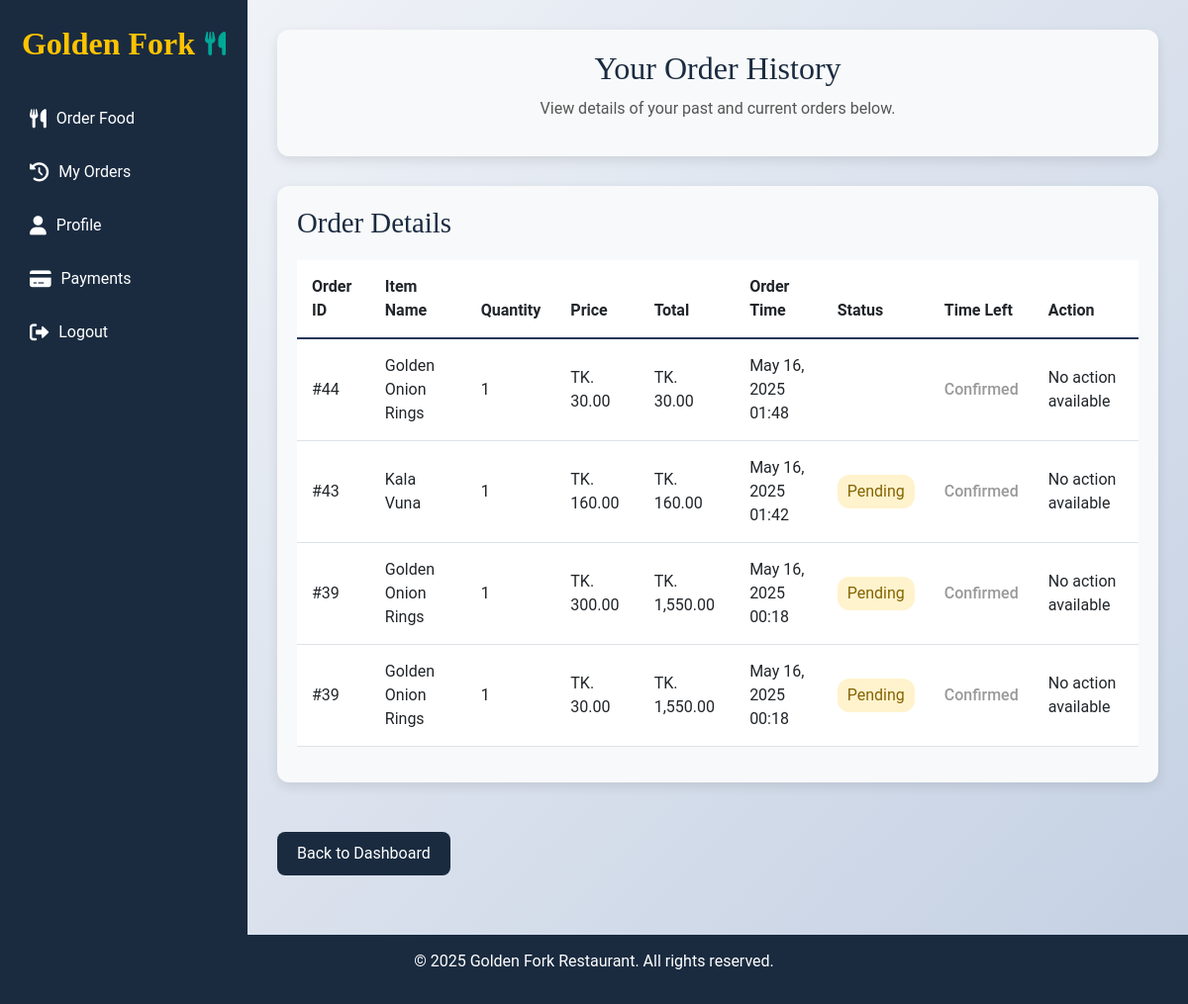
The page /my_orders.php (signed in) on the database its author committed.
### tables this page shows
CREATE TABLE `order_details` (
  `order_id` int(11) NOT NULL,
  `item_id` int(11) NOT NULL,
  `quantity` int(11) NOT NULL,
  `price` decimal(10,2) NOT NULL
);

CREATE TABLE `orders` (
  `order_id` int(11) NOT NULL,
  `user_name` varchar(255) NOT NULL,
  `user_id` int(11) NOT NULL,
  `total_amount` decimal(10,2) NOT NULL,
  `order_date` timestamp NOT NULL DEFAULT current_timestamp(),
  `status` enum('Pending','Confirmed','Delivered','Cancelled') DEFAULT 'Pending'
);

CREATE TABLE `menu` (
  `item_id` int(11) NOT NULL,
  `name` varchar(100) NOT NULL,
  `description` text DEFAULT NULL,
  `price` decimal(10,2) NOT NULL,
  `stock` int(11) NOT NULL,
  `created_at` timestamp NOT NULL DEFAULT current_timestamp(),
  `image` varchar(255) DEFAULT NULL,
  `category` varchar(255) DEFAULT NULL
);

### my_orders.php (the view, shortened to what this page needs)
<?php
include 'db_connect.php';
$user_id = $_SESSION['user_id'];
$query = "
    SELECT orders.order_id, orders.total_amount, orders.order_date, orders.status,
           order_details.item_id, order_details.quantity, order_details.price,
           menu.name AS item_name
    FROM orders
    JOIN order_details ON orders.order_id = order_details.order_id
    JOIN menu ON order_details.item_id = menu.item_id
    WHERE orders.user_id = ?
    ORDER BY orders.order_date DESC
";
$stmt = $conn->prepare($query);
$stmt->bind_param("i", $user_id);
$stmt->execute();
$result = $stmt->get_result();
?>
<!DOCTYPE html>
<html lang="en">
<head>
    <link href="https://cdn.jsdelivr.net/npm/bootstrap@5.3.0/dist/css/bootstrap.min.css" rel="stylesheet">
    <link rel="stylesheet" href="https://cdnjs.cloudflare.com/ajax/libs/font-awesome/6.0.0/css/all.min.css">
</head>
<body>
    <div class="wrapper">
        <div class="sidebar">
            <div class="logo-section">
                <div class="logo-text">Golden Fork <i class="fas fa-utensils"></i></div>
            </div>
            <ul class="sidebar-nav">
                <li><a href="order.php"><i class="fas fa-utensils"></i> Order Food</a></li>
                <li><a href="my_orders.php"><i class="fas fa-history"></i> My Orders</a></li>
                <li><a href="profile.php"><i class="fas fa-user"></i> Profile</a></li>
                <li><a href="payment.php"><i class="fas fa-credit-card"></i> Payments</a></li>
                <li><a href="logout.php"><i class="fas fa-sign-out-alt"></i> Logout</a></li>
            </ul>
        </div>
        <div class="main-content">
            <div class="welcome-message">
                <h2>Your Order History</h2>
                <p>View details of your past and current orders below.</p>
            </div>
            <div class="order-history">
                <h3>Order Details</h3>
                <?php
                if ($result->num_rows > 0) {
                    echo "<div class='table-responsive'>
                            <table class='table'>
                                <thead>
                                    <tr>
                                        <th>Order ID</th>
                                        <th>Item Name</th>
                                        <th>Quantity</th>
                                        <th>Price</th>
                                        <th>Total</th>
                                        <th>Order Time</th>
                                        <th>Status</th>
                                        <th>Time Left</th>
                                        <th>Action</th>
                                    </tr>
                                </thead>
                                <tbody>";
                    while ($row = $result->fetch_assoc()) {
                        $order_id = $row['order_id'];
                        $order_time = strtotime($row['order_date']);
                        $end_time = $order_time + 60;
                        $status = strtolower(trim($row['status']));
                        $status_class = $status === 'pending' ? 'pending' : $status;
                        $is_pending = (time() - $order_time) < 60;
                        echo "<tr>
                                <td>#{$row['order_id']}</td>
                                <td>" . htmlspecialchars($row['item_name']) . "</td>
                                <td>{$row['quantity']}</td>
                                <td>TK. " . number_format($row['price'], 2) . "</td>
                                <td>TK. " . number_format($row['total_amount'], 2) . "</td>
                                <td>" . date('M d, Y H:i', $order_time) . "</td>
                                <td><span class='status-{$status_class}'>" . htmlspecialchars($row['status']) . "</span></td>
                                <td class='countdown' data-endtime='{$end_time}' data-orderid='{$order_id}'></td>
                                <td>";
                        if ($is_pending) {
                            echo "<form method='POST' onsubmit='return confirm(\"Are you sure you want to cancel this order?\");'>
                                    <input type='hidden' name='cancel_order_id' value='{$order_id}'>
                                    <button type='submit' class='btn-cancel'>Cancel Order</button>
                                  </form>";
                        } else {
                            echo "No action available";
                        }
                        echo "</td></tr>";
                    }
                    echo "</tbody></table></div>";
                } else {
                    echo "<p class='text-center text-muted'>You have not placed any orders yet.</p>";
                }
                ?>
            </div>
            <a href="customer_dashboard.php" class="btn-back">Back to Dashboard</a>
        </div>
    </div>
    <footer>
        <p>© 2025 Golden Fork Restaurant. All rights reserved.</p>
    </footer>
</body>
</html>

### my_orders.php (style rules this page uses)
:root { --gf-primary-dark: #1A2B40; --gf-secondary-dark: #263859; --gf-accent-gold: #FFC300; --gf-accent-teal: #00A896; --gf-accent-burgundy: #900C3F; --gf-light: #F8F9FA; --gf-text-dark: #222; --gf-text-light: #fff; }
body { font-family: 'Roboto', sans-serif; background: linear-gradient(135deg, #f5f7fa 0%, #c3cfe2 100%); margin: 0; padding: 0; min-height: 100vh; overflow-x: hidden; }
.wrapper { display: flex; min-height: 100vh; }
.sidebar { width: 250px; background: var(--gf-primary-dark); color: var(--gf-text-light); padding: 20px; position: fixed; height: 100%; overflow-y: auto; transition: transform 0.3s ease; z-index: 1000; }
.sidebar .logo-section { text-align: center; margin-bottom: 30px; }
.sidebar .logo-text { font-family: 'Playfair Display', serif; font-weight: 900; font-size: 2rem; color: var(--gf-accent-gold); display: flex; align-items: center; justify-content: center; }
.sidebar .logo-text i { color: var(--gf-accent-teal); margin-left: 10px; font-size: 1.5rem; animation: floatSpoon 3s ease-in-out infinite; }
.sidebar-nav { list-style: none; padding: 0; }
.sidebar-nav li { margin-bottom: 10px; }
.sidebar-nav a { color: var(--gf-text-light); text-decoration: none; display: flex; align-items: center; padding: 10px; border-radius: 8px; transition: background 0.3s ease; }
.sidebar-nav a i { margin-right: 10px; font-size: 1.2rem; }
.main-content { margin-left: 250px; flex-grow: 1; padding: 30px; }
.welcome-message { background: var(--gf-light); padding: 20px; border-radius: 12px; text-align: center; margin-bottom: 30px; box-shadow: 0 4px 12px rgba(0, 0, 0, 0.1); animation: slideIn 0.6s ease-out; }
.welcome-message h2 { font-family: 'Merriweather', serif; font-size: 2rem; color: var(--gf-primary-dark); margin-bottom: 10px; }
.welcome-message p { font-size: 1rem; color: #555; }
.order-history { background: var(--gf-light); border-radius: 12px; box-shadow: 0 4px 12px rgba(0, 0, 0, 0.1); padding: 20px; margin-bottom: 30px; }
.order-history h3 { font-family: 'Merriweather', serif; font-size: 1.8rem; color: var(--gf-primary-dark); margin-bottom: 20px; }
.table { width: 100%; border-collapse: separate; border-spacing: 0; }
.table thead { background: var(--gf-primary-dark); color: var(--gf-text-light); }
.table th { padding: 15px; font-weight: 600; text-align: left; border-bottom: 2px solid var(--gf-secondary-dark); }
.table td { padding: 15px; border-bottom: 1px solid #dee2e6; vertical-align: middle; }
.status-pending { background: #fff3cd; color: #856404; padding: 5px 10px; border-radius: 12px; display: inline-block; }
.countdown { font-weight: 500; color: #e74c3c; }
.countdown.expired { color: #999; }
.btn-back { background: var(--gf-primary-dark); border: none; padding: 10px 20px; color: var(--gf-text-light); border-radius: 8px; font-size: 1rem; margin-top: 20px; display: inline-block; text-decoration: none; }
footer { text-align: center; padding: 15px; background: var(--gf-primary-dark); color: var(--gf-text-light); margin-top: 30px; }

### rows shown on the page
order_details: order.order_id "44", item.name "Golden Onion Rings", quantity "1", price "30.00", order.total_amount "30.00", order.order_date "May 16, 2025 01:48"
order_details: order.order_id "43", item.name "Kala Vuna", quantity "1", price "160.00", order.total_amount "160.00", order.order_date "May 16, 2025 01:42", order.status "Pending"
order_details: order.order_id "39", item.name "Golden Onion Rings", quantity "1", price "300.00", order.total_amount "1,550.00", order.order_date "May 16, 2025 00:18", order.status "Pending"
order_details: order.order_id "39", item.name "Golden Onion Rings", quantity "1", price "30.00", order.total_amount "1,550.00", order.order_date "May 16, 2025 00:18", order.status "Pending"
